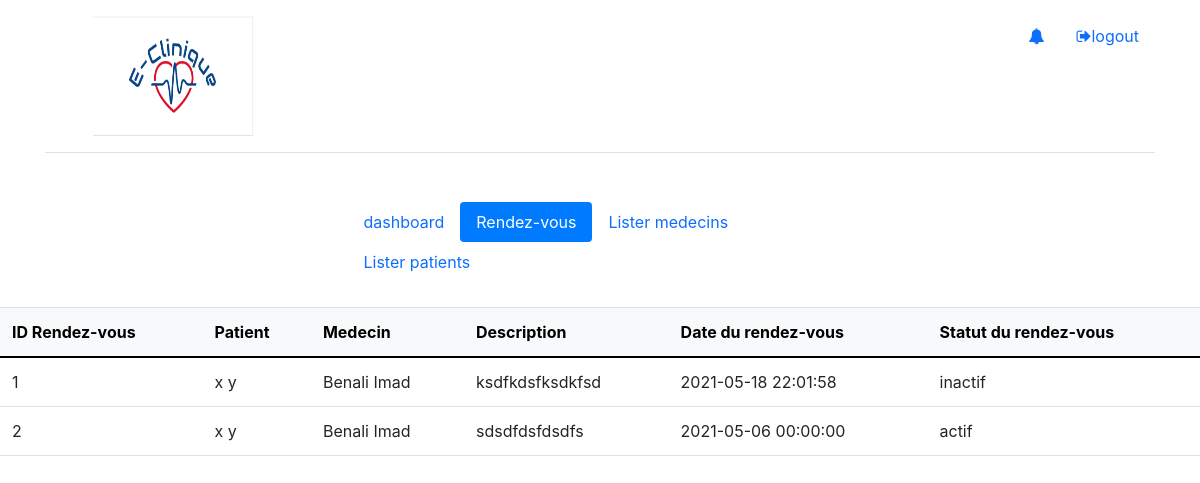
/admin/viewAppointements.php, run on the app's committed database.
### tables this page shows
CREATE TABLE `rendezvous` (
  `idRdv` int(11) NOT NULL,
  `idP` int(11) NOT NULL,
  `idM` int(11) NOT NULL,
  `description` varchar(50) DEFAULT NULL,
  `dateRdv` datetime DEFAULT NULL,
  `statut` varchar(20) DEFAULT NULL
);

CREATE TABLE `medecin` (
  `idM` int(11) NOT NULL,
  `idAd` int(11) DEFAULT NULL,
  `nom` varchar(50) DEFAULT NULL,
  `prenom` varchar(50) DEFAULT NULL,
  `tel` varchar(12) DEFAULT NULL,
  `email` varchar(50) DEFAULT NULL,
  `adresse` varchar(50) DEFAULT NULL,
  `fee` float DEFAULT NULL,
  `specialite` varchar(50) DEFAULT NULL,
  `password` varchar(50) DEFAULT NULL
);

CREATE TABLE `patient` (
  `idP` int(11) NOT NULL,
  `idAd` int(11) DEFAULT NULL,
  `nom` varchar(50) DEFAULT NULL,
  `prenom` varchar(50) DEFAULT NULL,
  `age` int(11) DEFAULT NULL,
  `bloodCategory` varchar(10) DEFAULT NULL,
  `sexe` varchar(10) NOT NULL,
  `tel` varchar(12) DEFAULT NULL,
  `email` varchar(50) DEFAULT NULL,
  `adresse` varchar(50) DEFAULT NULL,
  `password` varchar(50) DEFAULT NULL,
  `dateAdmission` datetime DEFAULT NULL
);

### admin/viewAppointements.php (the view, shortened to what this page needs)
<!DOCTYPE html>
<html>
<head>
    <link href="https://cdn.jsdelivr.net/npm/bootstrap@5.0.0-beta3/dist/css/bootstrap.min.css" rel="stylesheet">
    <link href="https://maxcdn.bootstrapcdn.com/bootstrap/4.0.0/css/bootstrap.min.css" rel="stylesheet">
    <link rel="stylesheet" href="../CSSFiles/style1.css">
    <link rel="stylesheet" href="https://stackpath.bootstrapcdn.com/font-awesome/4.7.0/css/font-awesome.min.css">
</head>
<body>
    <div class="container" >
        <header class="d-flex flex-wrap justify-content-center py-3 mb-4 border-bottom">
            <a href="../home.php" class="d-flex align-items-center mb-3 mb-md-0 me-md-auto text-dark text-decoration-none">
            <svg class="bi me-2" width="40" height="32"><use xlink:href="#bootstrap"/></svg>
            <img src="../Images/Logo Site.PNG" alt="Logo" title="Logo" height="120px" width="160px">
            </a>
            <?php include("notificationIndex.php"); ?>
            <ul class="nav nav-pills">
                <li class="nav-item">
                <a class="nav-link" href="../logout.php"><i class="fa fa-sign-out" aria-hidden="true"></i>logout</a>
                </li>
            </ul>
        </header>
        <div class="divNav">
        <ul class="nav nav-pills">
            <li class="nav-item">
                <a class="nav-link " aria-current="page" href="admin_index.php" id="dash" >dashboard</a>
            </li>
            <li class="nav-item">
                <a class="nav-link active" href="viewAppointements.php" id="rdv">Rendez-vous</a>
            </li>
            <li class="nav-item">
                <a class="nav-link" href="viewDoctors.php" id="lm">Lister medecins</a>
            </li>
            <li class="nav-item">
                <a class="nav-link" href="viewPatients.php" id="lp">Lister patients</a>
            </li>
        </ul>
        </div>
    </div>
<div>
		<table class="table">
			<thead class="table-light">
				<th>ID Rendez-vous</th>
				<th>Patient</th>
				<th>Medecin</th>
				<th>Description</th>
				<th>Date du rendez-vous</th>
				<th>Statut du rendez-vous</th>
			</thead>
			<tbody>
				<?php
                    $req="select m.nom Mnom,m.prenom Mpren,p.nom Pnom,p.prenom Ppren,r.* from rendezvous r,medecin m,patient p where r.idP=p.idP and r.idM=m.idM";
					$query=mysqli_query($conn,$req);
					while($row=mysqli_fetch_array($query)){
						?>
						<tr>
							<td><?php echo $row['idRdv']; ?></td>
							<td><?php echo $row['Mnom'].' '.$row['Mpren']; ?></td>
							<td><?php echo $row['Pnom'].' '.$row['Ppren']; ?></td>
							<td><?php echo $row['description']; ?></td>
							<td><?php echo $row['dateRdv']; ?></td>
							<td><?php echo $row['statut']; ?></td>
						</tr>
						<?php
					}
				?>
			</tbody>
		</table>
	</div>
</body>
</html>

### CSSFiles/style1.css (style rules this page uses)
.divNav { margin: auto; width: 50%; padding: 25px; }

### data on the page
rendezvous: idRdv "1", idM.nom "x", idM.prenom "y", idP.nom "Benali", idP.prenom "Imad", description "ksdfkdsfksdkfsd", dateRdv "2021-05-18 22:01:58", statut "inactif"
rendezvous: idRdv "2", idM.nom "x", idM.prenom "y", idP.nom "Benali", idP.prenom "Imad", description "sdsdfdsfdsdfs", dateRdv "2021-05-06 00:00:00", statut "actif"
